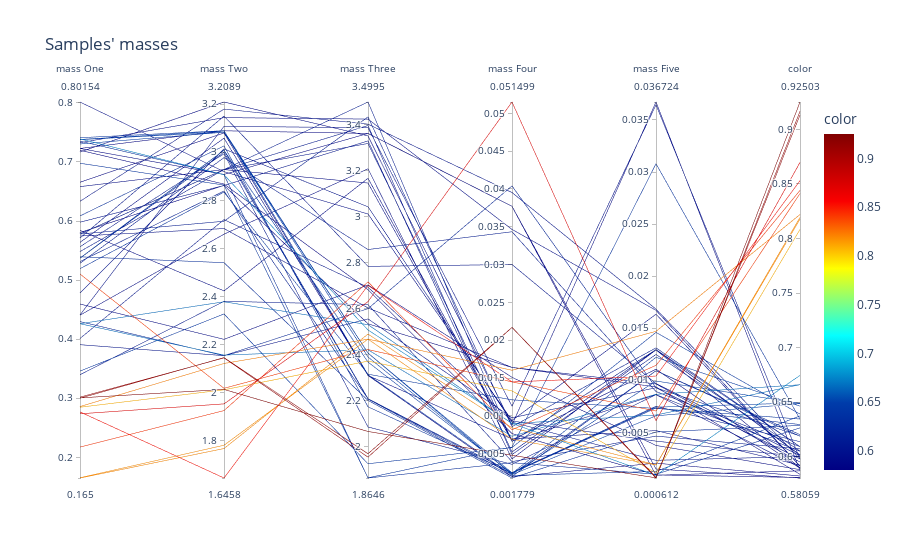
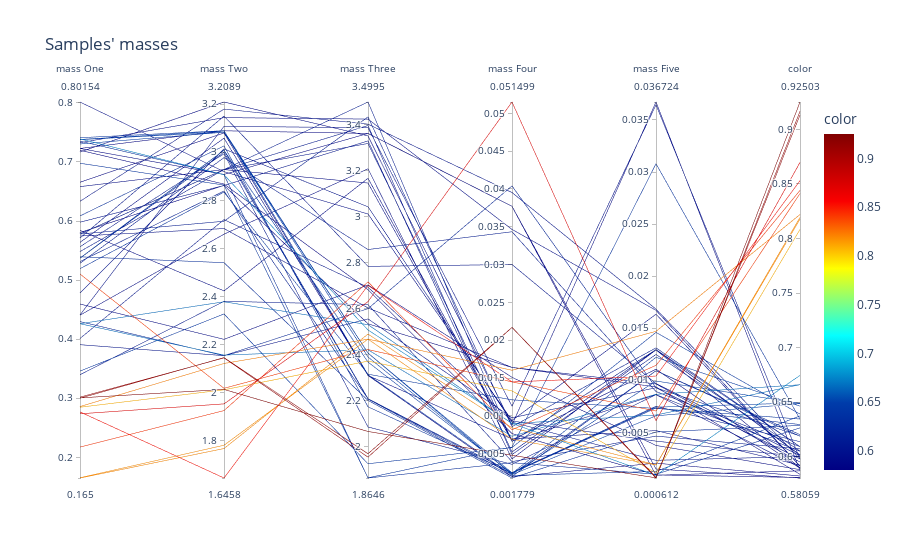

Source (notebook cell) for these figures, in order:
### Markdown cell above
#### Masses

- Figure 1.
    
    The masses seem to describe a consistent behavior on their weights. 

- Figure 2. 

    This graph shows that masses might be a good tool to understand the behavior of the weights. It's confirmed that all weights but the second have a fixed optimal mass, and the last two are close to zero.

### Code cell
fig = px.parallel_coordinates(masses, title = "Samples' masses",
                            color = fitness,
                            labels=["mass One", "mass Two", "mass Three", "mass Four", "mass Five", "Fitness"],
                            color_continuous_scale=px.colors.sequential.Jet)
fig.show()
fig = px.parallel_coordinates(masses[optimal], title = "Samples' masses",
                            color = fitness[optimal],
                            labels=["mass One", "mass Two", "mass Three", "mass Four", "mass Five", "Fitness"],
                            color_continuous_scale=px.colors.sequential.Jet)
fig.show()
